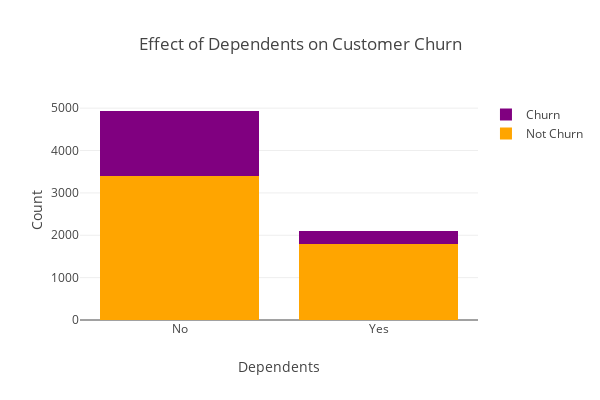

This figure's notebook cell:
### Markdown cell above
From above bar chart, we can see that churn ratio for people having partners is lower than that of the one not having a partner.

### Code cell
#effect of having dependents on churn
bar_plot('Dependents',data,barmode='stack',width=600,height=400)

### Figure 1 — Plotly figure (JSON) as saved in the notebook; plotly's stock layout.template omitted (floating-point values rounded to 4 significant figures)
{"data": [{"marker": {"color": "orange"}, "name": "Not Churn", "type": "bar", "uid": "4e0c3922-2fd3-4d88-8758-f6c6bfc62b21", "x": ["No", "Yes"], "y": [3390, 1784]}, {"marker": {"color": "purple"}, "name": "Churn", "type": "bar", "uid": "a2d7277f-cd47-4fd5-a958-ad90a3c8e2eb", "x": ["No", "Yes"], "y": [1543, 326]}], "layout": {"barmode": "stack", "height": 400, "title": {"text": "Effect of Dependents on Customer Churn"}, "width": 600, "xaxis": {"title": {"text": "Dependents"}}, "yaxis": {"title": {"text": "Count"}}}}
